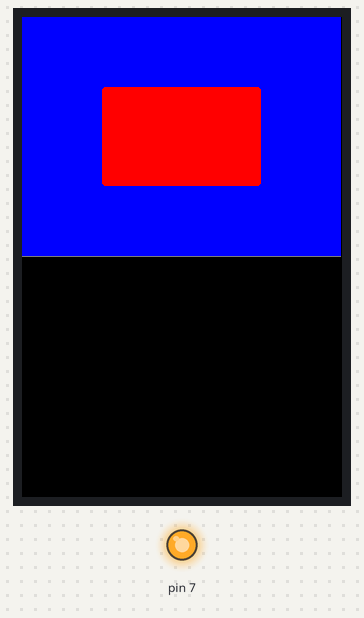
A sketch run on a simulated Arduino Uno, built for the host (arithmetic inside an expression is 32-bit, double 64-bit). Parts: 320×480 colour display, output pins drawn as LEDs (lit = HIGH). Random numbers use the default seed unless the sketch sets one.

Above: at 1.5 s.

The sketch:

HX8357_UTFT_demo_fast.ino
```cpp
// Demo based on:
// UTFT_Demo_320x240 by Henning Karlsen
// web: http://www.henningkarlsen.com/electronics
//

#include "SPI.h"
#include "Adafruit_GFX_AS.h"
#include "Adafruit_HX8357_AS.h"

#define HX8357_GREY 0x7BEF

Adafruit_HX8357_AS myGLCD = Adafruit_HX8357_AS();       // Invoke custom library
//Adafruit_HX8357_AS myGLCD = Adafruit_HX8357_AS(cs, dc ,mosi ,sclk , rst ,12);       // Invoke custom library
unsigned long runTime = 0;
void setup()
{
  randomSeed(analogRead(A0));
  pinMode(7, OUTPUT);
  digitalWrite(7, LOW);
  delay(10);
  digitalWrite(7, HIGH);
// Setup the LCD
  myGLCD.begin(HX8357B);
  myGLCD.setRotation(0);
}

void loop()
{
  randomSeed(millis());
  //randomSeed(1234); // This ensure test is repeatable with exact same draws each loop
  int buf[318];
  int x, x2;
  int y, y2;
  int r;
  runTime = millis();
// Clear the screen and draw the frame
  myGLCD.fillScreen(HX8357_BLACK);


  myGLCD.fillRect(0, 0, 319, 14,HX8357_RED);

  myGLCD.fillRect(0, 226, 319, 14,HX8357_GREY);

  myGLCD.setTextColor(HX8357_BLACK,HX8357_RED);
  myGLCD.drawCentreString("* HX8357_AS Color TFT Display Library *", 160, 3, 1);
  myGLCD.setTextColor(HX8357_YELLOW,HX8357_GREY);
  myGLCD.drawCentreString("Adapted by Bodmer 13/2/15", 160, 229,1);

  myGLCD.drawRect(0, 14, 319, 211, HX8357_BLUE);

// Draw crosshairs
  myGLCD.drawLine(159, 15, 159, 224,HX8357_BLUE);
  myGLCD.drawLine(1, 119, 318, 119,HX8357_BLUE);
  for (int i=9; i<310; i+=10)
    myGLCD.drawLine(i, 117, i, 121,HX8357_BLUE);
  for (int i=19; i<220; i+=10)
    myGLCD.drawLine(157, i, 161, i,HX8357_BLUE);

// Draw sin-, cos- and tan-lines
  myGLCD.setTextColor(HX8357_CYAN);
  myGLCD.drawString("Sin", 5, 15,2);
  for (int i=1; i<318; i++)
  {
    myGLCD.drawPixel(i,119+(sin(((i*1.13)*3.14)/180)*95),HX8357_CYAN);
  }
  myGLCD.setTextColor(HX8357_RED);
  myGLCD.drawString("Cos", 5, 30,2);
  for (int i=1; i<318; i++)
  {
    myGLCD.drawPixel(i,119+(cos(((i*1.13)*3.14)/180)*95),HX8357_RED);
  }
  myGLCD.setTextColor(HX8357_YELLOW);
  myGLCD.drawString("Tan", 5, 45,2);
  for (int i=1; i<318; i++)
  {
    myGLCD.drawPixel(i,119+(tan(((i*1.13)*3.14)/180)),HX8357_YELLOW);
  }

  //delay(2000);

  myGLCD.fillRect(1,15,317,209,HX8357_BLACK);

  myGLCD.drawLine(159, 15, 159, 224,HX8357_BLUE);
  myGLCD.drawLine(1, 119, 318, 119,HX8357_BLUE);
int col = 0;
// Draw a moving sinewave
  x=1;
  for (int i=1; i<(317*20); i++)
  {
    x++;
    if (x==318)
      x=1;
    if (i>318)
    {
      if ((x==159)||(buf[x-1]==119))
        col = HX8357_BLUE;
      else
      myGLCD.drawPixel(x,buf[x-1],HX8357_BLACK);
    }
    y=119+(sin(((i*1.1)*3.14)/180)*(90-(i / 100)));
    myGLCD.drawPixel(x,y,HX8357_BLUE);
    buf[x-1]=y;
  }

  //delay(2000);

  myGLCD.fillRect(1,15,317,209,HX8357_BLACK);

// Draw some filled rectangles
  for (int i=1; i<6; i++)
  {
    switch (i)
    {
      case 1:
        col = HX8357_MAGENTA;
        break;
      case 2:
        col = HX8357_RED;
        break;
      case 3:
        col = HX8357_GREEN;
        break;
      case 4:
        col = HX8357_BLUE;
        break;
      case 5:
        col = HX8357_YELLOW;
        break;
    }
    myGLCD.fillRect(70+(i*20), 30+(i*20), 60, 60,col);
  }

  //delay(2000);

  myGLCD.fillRect(1,15,317,209,HX8357_BLACK);

// Draw some filled, rounded rectangles
  for (int i=1; i<6; i++)
  {
    switch (i)
    {
      case 1:
        col = HX8357_MAGENTA;
        break;
      case 2:
        col = HX8357_RED;
        break;
      case 3:
        col = HX8357_GREEN;
        break;
      case 4:
        col = HX8357_BLUE;
        break;
      case 5:
        col = HX8357_YELLOW;
        break;
    }
    myGLCD.fillRoundRect(190-(i*20), 30+(i*20), 60,60, 3,col);
  }

  //delay(2000);

  myGLCD.fillRect(1,15,317,209,HX8357_BLACK);

// Draw some filled circles
  for (int i=1; i<6; i++)
  {
    switch (i)
    {
      case 1:
        col = HX8357_MAGENTA;
        break;
      case 2:
        col = HX8357_RED;
        break;
      case 3:
        col = HX8357_GREEN;
        break;
      case 4:
        col = HX8357_BLUE;
        break;
      case 5:
        col = HX8357_YELLOW;
        break;
    }
    myGLCD.fillCircle(100+(i*20),60+(i*20), 30,col);
  }

  //delay(2000);

  myGLCD.fillRect(1,15,317,209,HX8357_BLACK);

// Draw some lines in a pattern

  for (int i=15; i<224; i+=5)
  {
    myGLCD.drawLine(1, i, (i*1.44)-10, 223,HX8357_RED);
  }

  for (int i=223; i>15; i-=5)
  {
    myGLCD.drawLine(317, i, (i*1.44)-11, 15,HX8357_RED);
  }

  for (int i=223; i>15; i-=5)
  {
    myGLCD.drawLine(1, i, 331-(i*1.44), 15,HX8357_CYAN);
  }

  for (int i=15; i<224; i+=5)
  {
    myGLCD.drawLine(317, i, 330-(i*1.44), 223,HX8357_CYAN);
  }

  //delay(2000);


  myGLCD.fillRect(1,15,317,209,HX8357_BLACK);

// Draw some random circles
  for (int i=0; i<100; i++)
  {
    x=32+random(256);
    y=45+random(146);
    r=random(30);
    myGLCD.drawCircle(x, y, r,random(0xFFFF));
  }

  //delay(2000);

  myGLCD.fillRect(1,15,317,209,HX8357_BLACK);

// Draw some random rectangles
  for (int i=0; i<100; i++)
  {
    x=2+random(316);
    y=16+random(207);
    x2=2+random(316);
    y2=16+random(207);
    if (x2<x) {
      r=x;x=x2;x2=r;
    }
    if (y2<y) {
      r=y;y=y2;y2=r;
    }
    myGLCD.drawRect(x, y, x2-x, y2-y,random(0xFFFF));
  }

  //delay(2000);


  myGLCD.fillRect(1,15,317,209,HX8357_BLACK);

// Draw some random rounded rectangles
  for (int i=0; i<100; i++)
  {
    x=2+random(316);
    y=16+random(207);
    x2=2+random(316);
    y2=16+random(207);
    // We need to get the width and height and do some window checking
    if (x2<x) {
      r=x;x=x2;x2=r;
    }
    if (y2<y) {
      r=y;y=y2;y2=r;
    }
    // We need a minimum size of 6
    if((x2-x)<6) x2=x+6;
    if((y2-y)<6) y2=y+6;
    myGLCD.drawRoundRect(x, y, x2-x,y2-y, 3,random(0xFFFF));
  }

  //delay(2000);

  myGLCD.fillRect(1,15,317,209,HX8357_BLACK);

 //randomSeed(1234);
 int colour = 0;
 for (int i=0; i<100; i++)
  {
    x=2+random(316);
    y=16+random(209);
    x2=2+random(316);
    y2=16+random(209);
    colour=random(0xFFFF);
    myGLCD.drawLine(x, y, x2, y2,colour);
  }

  //delay(2000);

  myGLCD.fillRect(1,15,317,209,HX8357_BLACK);

  byte i = 100;
  while (i--) {
    byte j = 100;
    while (j--) myGLCD.drawPixel(i+110,j+70,i+j);//2+random(316), 16+random(209),random(0xFFFF));
  }
  //delay(2000);

  //myGLCD.fillScreen(HX8357_BLUE);
  myGLCD.fillRect(0, 0, 319, 239,HX8357_BLUE);
  myGLCD.fillRoundRect(80, 70, 239-80,169-70, 3,HX8357_RED);

  myGLCD.setTextColor(HX8357_WHITE,HX8357_RED);
  myGLCD.drawCentreString("That's it!", 160, 93,2);
  myGLCD.drawCentreString("Restarting in a", 160, 119,2);
  myGLCD.drawCentreString("few seconds...", 160, 132,2);

  runTime = millis()-runTime;
  myGLCD.setTextColor(HX8357_GREEN,HX8357_BLUE);
  myGLCD.drawCentreString("Runtime: (msecs)", 160, 210,2);
  myGLCD.drawNumber(runTime, 130, 225,2);
  delay (5000);
}
```
